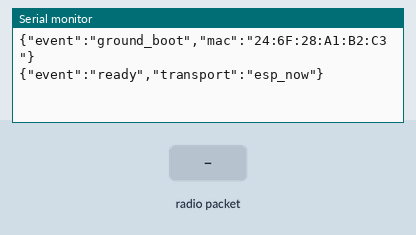
The sketch below on a simulated ESP32. Shown: the last lines printed to the serial monitor. Inputs (shaded band) come from the test bench.

Above: at 1.7 s.
1.8 s: radio packet "\"" arrives
At 2.7 s:
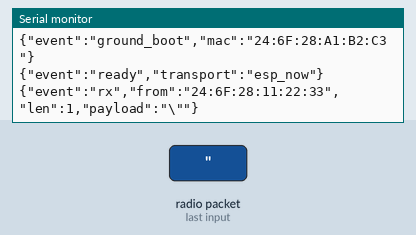
3.3 s: radio packet "1" arrives
At 3.8 s:
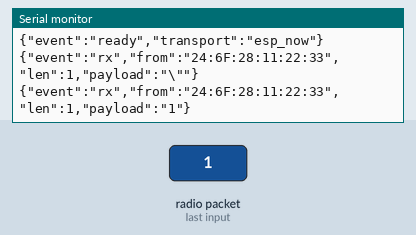

The sketch:

ground_station_receiver.ino
```cpp
#include <WiFi.h>
#include <esp_now.h>

void onReceive(const esp_now_recv_info_t *info, const uint8_t *data, int dataLen) {
  Serial.printf("{\"event\":\"rx\",\"from\":\"%02X:%02X:%02X:%02X:%02X:%02X\",\"len\":%d,\"payload\":",
                info->src_addr[0], info->src_addr[1], info->src_addr[2],
                info->src_addr[3], info->src_addr[4], info->src_addr[5],
                dataLen);

  Serial.print("\"");
  for (int i = 0; i < dataLen; i++) {
    char c = (char)data[i];
    if (c == '"' || c == '\\') {
      Serial.print('\\');
    }
    Serial.print(c);
  }
  Serial.println("\"}");
}

void setup() {
  Serial.begin(115200);
  delay(500);

  WiFi.mode(WIFI_STA);
  WiFi.disconnect(true, true);

  Serial.printf("{\"event\":\"ground_boot\",\"mac\":\"%s\"}\n", WiFi.macAddress().c_str());

  if (esp_now_init() != ESP_OK) {
    Serial.println("{\"event\":\"error\",\"msg\":\"esp_now_init failed\"}");
    return;
  }

  esp_now_register_recv_cb(onReceive);
  Serial.println("{\"event\":\"ready\",\"transport\":\"esp_now\"}");
}

void loop() {
  delay(50);
}
```

Measured:
- after the input at 1.8 s, the serial monitor: prints a new line at once (image 1)
- after the input at 3.3 s, the serial monitor: prints a new line at once (image 2)
